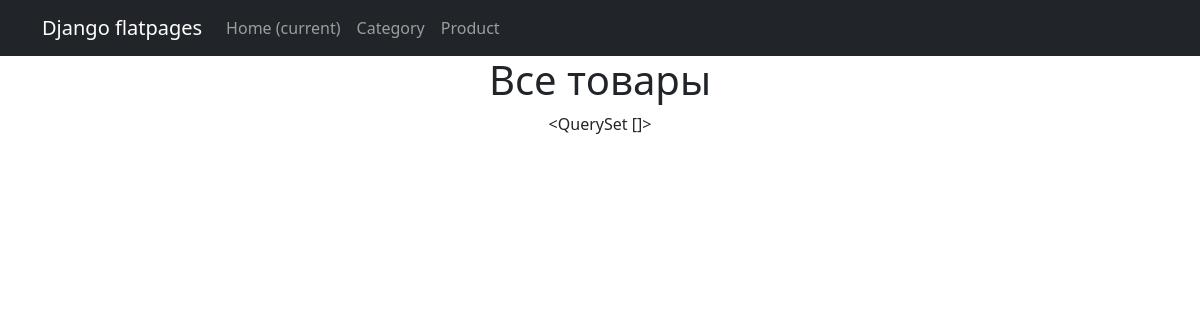
/products/, run on an earlier commit of the app's database.
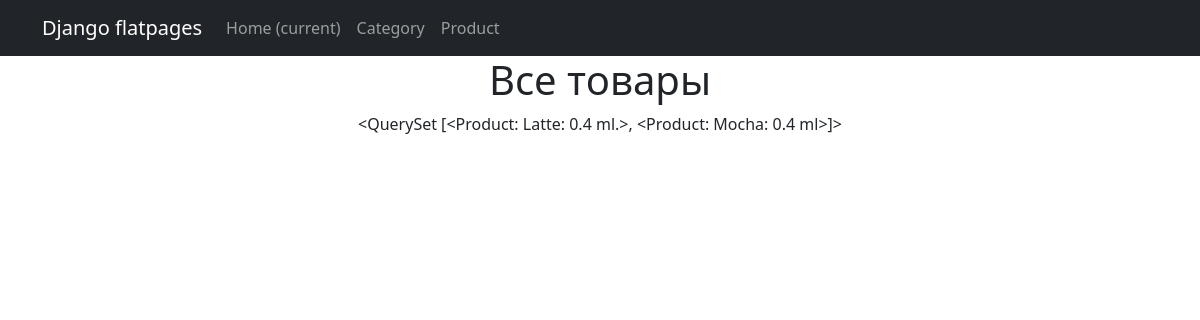
And on a later commit of the database.
### simpleapp/models.py (models this page shows)
class Product(models.Model):
    name = models.CharField(
        max_length=50,
        unique=True,
    )
    description = models.TextField()
    quantity = models.IntegerField(
        validators=[MinValueValidator(0)],
    )
    category = models.ForeignKey(
        to='Category',
        on_delete=models.CASCADE,
        related_name='products',
    )
    price = models.FloatField(
        validators=[MinValueValidator(0.0)],
    )
    def __str__(self):
        return f'{self.name.title()}: {self.description[:20]}'

### simpleapp/views.py (the view)
# urls.py: path('', ProductList.as_view()),
class ProductList(ListView):
    model = Product
    ordering = 'name'
    template_name = 'products.html'
    context_object_name = 'products'

### templates/products.html (shortened to what this page needs)
{% extends 'flatpages/default.html' %}
{% block content %}
<h1>Все товары</h1>
{{ products }}
{% endblock content %}

### templates/flatpages/default.html (shortened to what this page needs)
<!DOCTYPE html>
<html lang="en">
    <head>
        {% load static %}
        <link href="{% static 'css/styles.css' %}" rel="stylesheet" />
    </head>
    <body>
        <nav class="navbar navbar-expand-lg navbar-dark bg-dark static-top">
            <div class="container">
                <a class="navbar-brand" href="#">Django flatpages</a>
                <div class="collapse navbar-collapse" id="navbarResponsive">
                    <ul class="navbar-nav ml-auto">
                        <li class="nav-item active">
                            <a class="nav-link" href="#">Home
                                <span class="sr-only">(current)</span>
                            </a>
                        </li>
                        <li class="nav-item">
                            <a class="nav-link" href="/categorys/">Category</a>
                        </li>
                        <li class="nav-item">
                            <a class="nav-link" href="/products/">Product</a>
                        </li>
                    </ul>
                </div>
            </div>
        </nav>
        <div class="container">
            <div class="row">
                <div class="col-lg-12 text-center">
                    {% block content %}{% endblock content %}
                </div>
            </div>
        </div>
    </body>
</html>

What changed in the data, as far as the page shows it:
added Product: name+description "<QuerySet [<Product: Latte: 0.4 ml.>, <Product: Mocha: 0.4 ml>]>"
Also different on the page:
{{ products }}: "<QuerySet []>" → (not shown)
